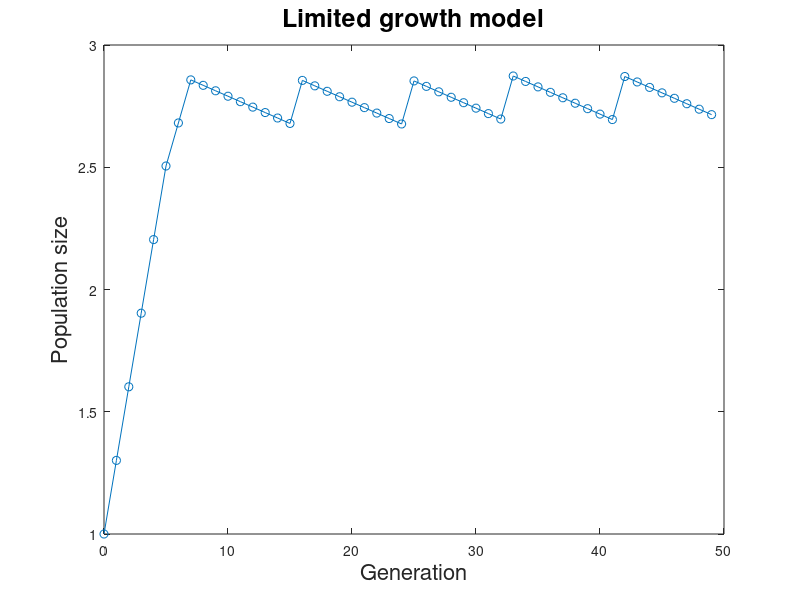

MATLAB code to generate this figure:
%Dynamic Models in Biology, Stephen Ellner and John Guckenheimer
%This m-file illustrates the use of conditional if-elseif-else statements 
%The program simulates a geometric growth model and plots the results

%Set the initial population size and number of generations
initsize=10;
r = 50;

%Create matrix to hold results sizes and store initial size
popsize=zeros(1,50);
popsize(1)=initsize; 

%Create variable to hold the current population size
popnow=initsize;

%Calculate population sizes and append to popsize
for i=2:r;
    %Determine the growth rate from the population size
    if(popnow<250);
    	popnow=popnow*2;
    elseif (popnow<500);
        popnow=popnow*1.5;
    else;
        popnow=popnow*0.95;
    end;
    popsize(i) = popnow;
end;

%Plot
xvals=[1:r]-1;
plot(xvals, log10(popsize),'-o');

xlabel('Generation','Fontsize',16); 
ylabel('Population size','Fontsize',16);
title('Limited growth model','Fontsize',18);
